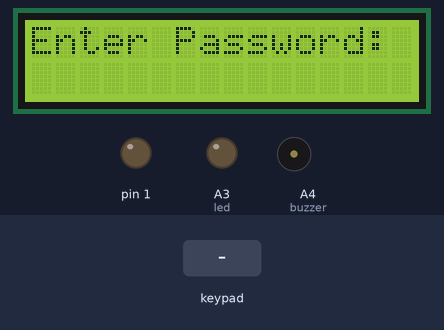
Recording of a sketch running on a simulated Arduino Uno, built with avr-gcc and run on an emulated ATmega328P. Parts: 16×2 character LCD, output pins drawn as LEDs (lit = HIGH), buzzer (waves = sounding, pin HIGH). The test bench sets the inputs (shaded band). EEPROM starts erased.

Above: at 3.2 s.
3.3 s: keypad keys 1 2 3 4 # pressed 0.4 s apart
At 5.8 s:
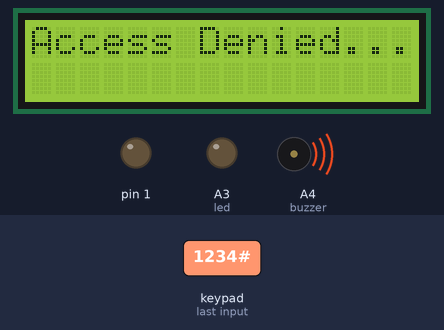
6.8 s: key '*' pressed
At 8.1 s:
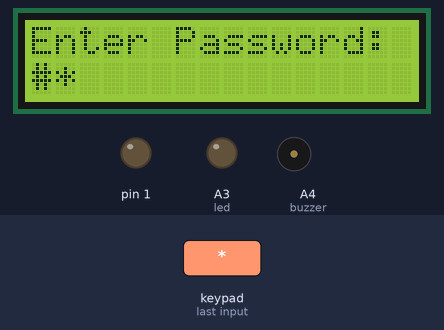
8.4 s: key '#' pressed
At 9.6 s:
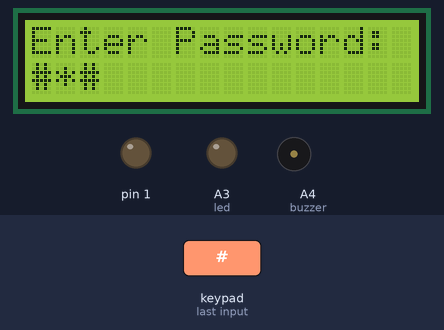
9.9 s: keypad keys 1 2 3 4 * pressed 0.4 s apart
At 12.79 s:
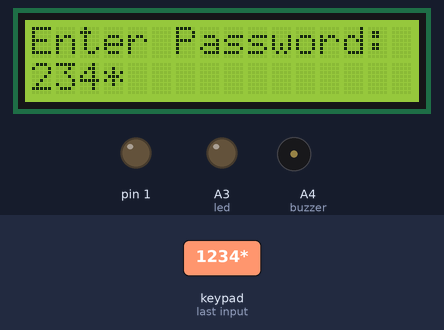
Timing chart, 0 to 15.1 s (numbered marks = the images above; inputs shaded):
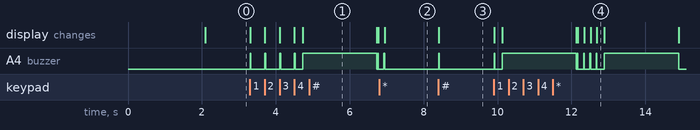

Measured:
- after the input at 3.3 s, A4 (buzzer): goes 3 × (HIGH 0.02 s, LOW 0.38 s), HIGH 0.02 s, LOW 0.20 s, HIGH 2.0 s, LOW 0.02 s, HIGH 0.02 s, then LOW, starting at once; the display: first changes at once (image 1 shows a later state)
- after the input at 6.8 s, A4 (buzzer): LOW → HIGH after 0.12 s, → LOW 0.02 s later; the display: changes after 0.14 s (image 2)
- after the input at 8.4 s, A4 (buzzer): LOW → HIGH at once, → LOW 0.02 s later; the display: changes at once (image 3)
- after the input at 9.9 s, the display: first changes at once (image 4 shows a later state)

The sketch:

Test2.ino
```cpp
 #include <Keypad.h>
 #include<LiquidCrystal.h>
 #include<EEPROM.h>
 #define led A3
 #define buzzer A4
LiquidCrystal lcd(13,12,8,7,4,2);
 char password[4];
 char pass[4];
 int i=0;
 char customKey=0;
 const byte ROWS = 4; //four rows
 const byte COLS = 3; //three columns
 char hexaKeys[ROWS][COLS] = {
  {'1','2','3'},
  {'4','5','6'},
  {'7','8','9'},
  {'*','0','#'}
 };
 byte rowPins[ROWS] = {A0,10,9,A1}; //connect to the row pinouts of the keypad
 byte colPins[COLS] = {A2,5,A5}; //connect to the column pinouts of the keypad
 //initialize an instance of class NewKeypad
 Keypad customKeypad = Keypad( makeKeymap(hexaKeys), rowPins, colPins, ROWS, COLS);
 void setup()
 {
  lcd.begin(16,2);
  pinMode(led, OUTPUT);
  pinMode(buzzer, OUTPUT);
  pinMode(1, OUTPUT);
  //  pinMode(m12, OUTPUT);
  lcd.print(" DOOR LOCK");
  lcd.setCursor(0,1);
  lcd.print(" --Project-- ");
  delay(2000);
  lcd.clear();
  lcd.print("Enter Password:");
  lcd.setCursor(0,1);
  EEPROM.write(0, 41);
  EEPROM.write(1, 49);
  EEPROM.write(2, 50);
  EEPROM.write(3, 51);
  for(int j=0;j<4;j++)
  pass[j]=EEPROM.read(j);
 }
 void loop()
 {
  customKey = customKeypad.getKey();

  if (customKey)
  {
    password[i++]=customKey;
    lcd.print(customKey);
    beep();
  }
  if(i==4)
  {
   delay(200);
   for(int j=0;j<4;j++)
   pass[j]=EEPROM.read(j);
   if(!(strncmp(password, pass,4)))
   {
     digitalWrite(1, HIGH
     );
    digitalWrite(led, HIGH);
    beep();
    lcd.clear();
    lcd.print("Door Opened");
    delay(2000);
    lcd.setCursor(0,1);
    //lcd.print("#.Change Passkey");
    delay(2000);
    lcd.clear();
    lcd.print("Enter Password:");
    lcd.setCursor(0,1);
    i=0;
    digitalWrite(led, LOW);
     digitalWrite(1, LOW);
   }
   else
   {
    digitalWrite(buzzer, HIGH);
    lcd.clear();
    lcd.print("Access Denied...");
    lcd.setCursor(0,1);
    //lcd.print("#.Change Passkey");
    delay(2000);
    lcd.clear();
    lcd.print("Enter Password:");
    lcd.setCursor(0,1);
    i=0;
    digitalWrite(buzzer, LOW);
   }
  }
 }

 void beep()
 {
  digitalWrite(buzzer, HIGH);
  delay(20);
  digitalWrite(buzzer, LOW);
 }
```
